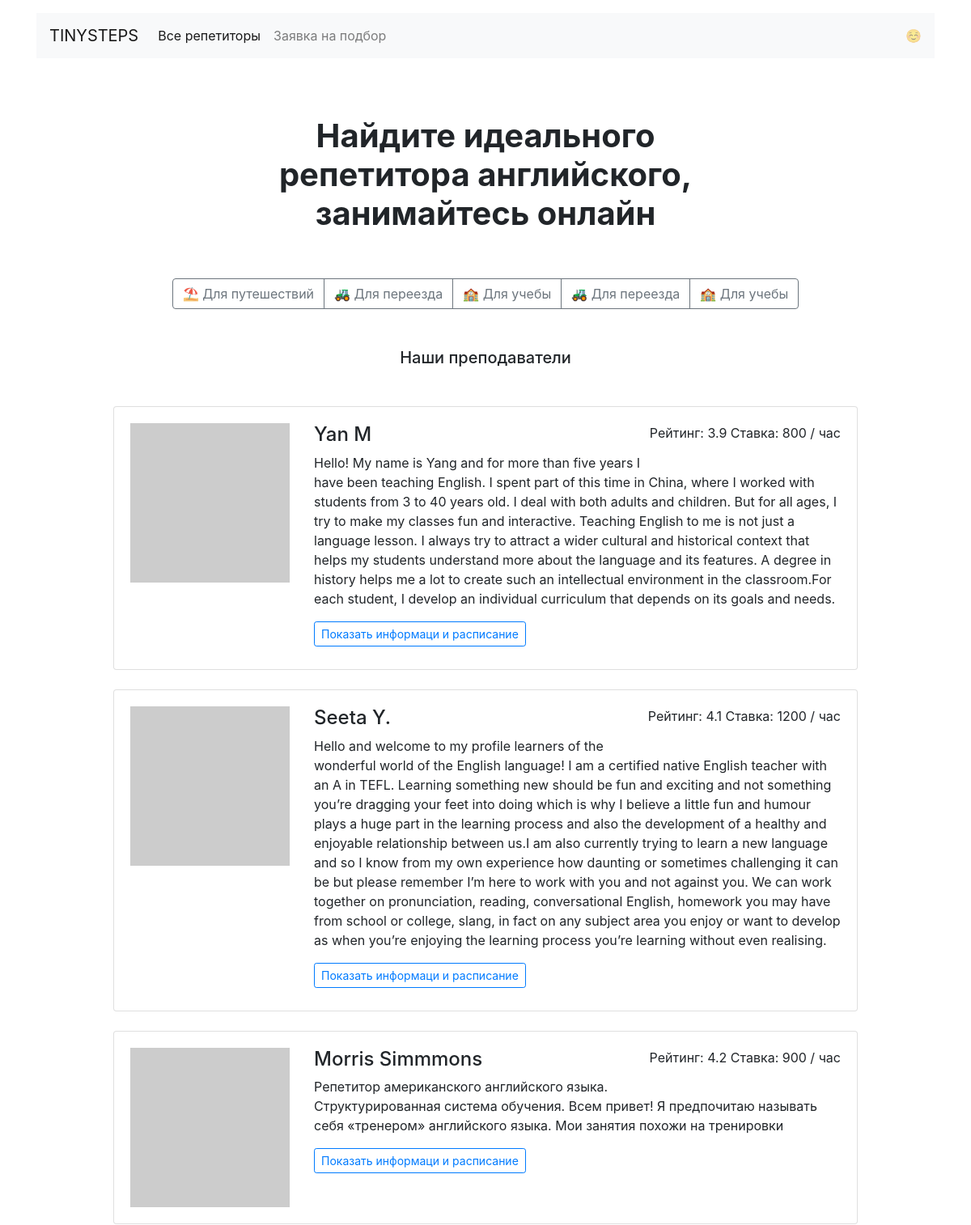
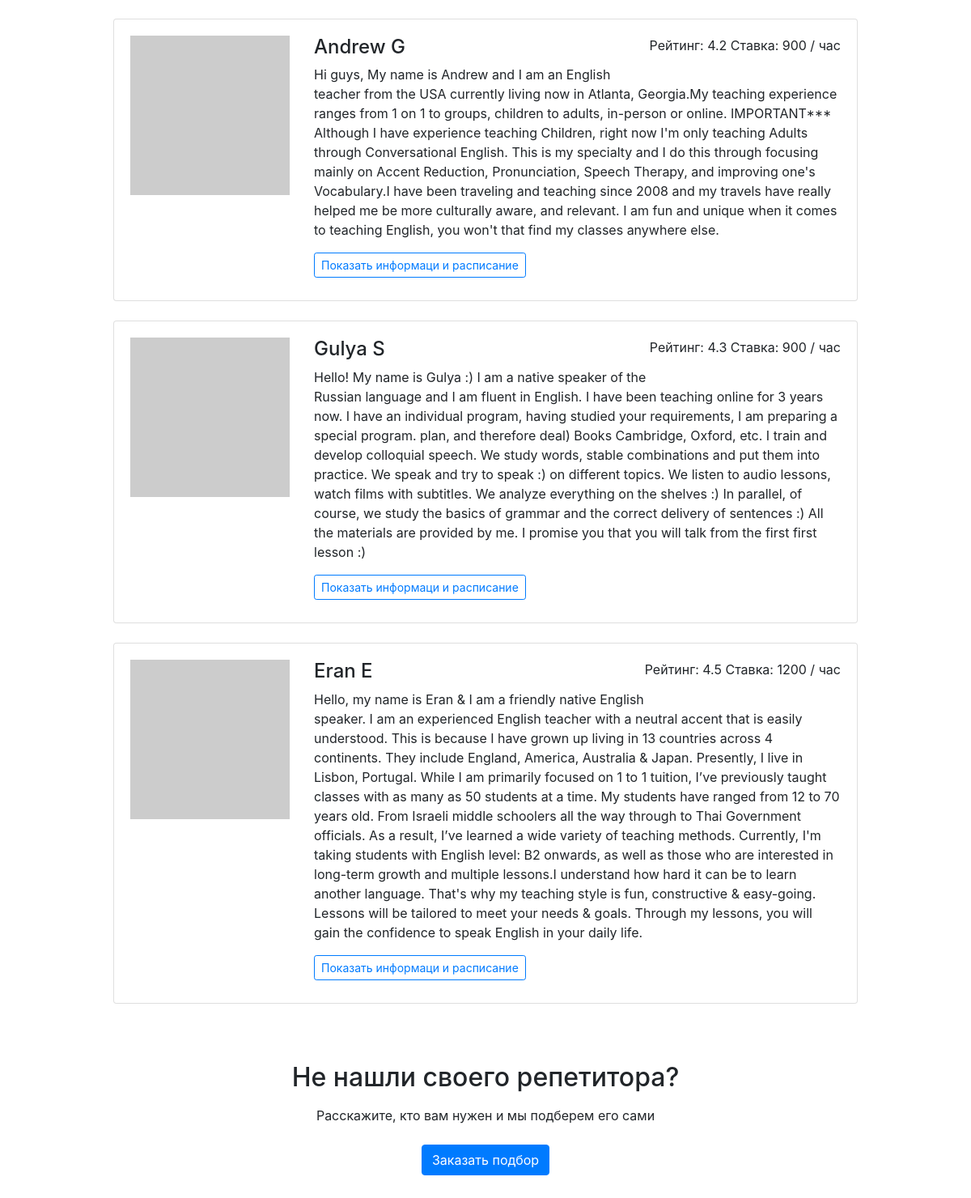
The page / on the database its author committed (2 pictures, top to bottom).
### app.py (models this page shows)
class Goals(db.Model):
    __tablename__ = 'goals'
    id = db.Column(db.Integer, primary_key=True)
    key = db.Column(db.String, nullable=False)
    teachers_id = db.Column(db.Integer, db.ForeignKey("teachers.id"))
    goal = db.relationship("Teachers", back_populates="goals", uselist=False)
    search_teacher = db.relationship("SearchTeacher", back_populates="goal", uselist=False)

class Teachers(db.Model):
    __tablename__ = 'teachers'
    id = db.Column(db.Integer, primary_key=True)
    name = db.Column(db.String, nullable=False)
    about = db.Column(db.String, nullable=False)
    rating = db.Column(db.Float, nullable=False)
    picture = db.Column(db.String, nullable=False)
    price = db.Column(db.Integer, nullable=False)
    lesson_time = db.Column(db.String)
    goals = db.relationship("Goals", back_populates="goal")
    week_day = db.relationship("TimetableTeachers", back_populates="week")

### app.py (the view)
@app.route('/')  # главная
def index():
    teachers_query = db.session.query(Teachers).order_by(Teachers.rating).limit(6)
    return render_template("index.html", all_data=all_data, goals=query_goals(), teachers=teachers_query.all())

### app.py (called while the page is built)
def query_goals():
    dict_id_teachers_goals = {}
    dict_goals_unique = {}
    goals_unique = db.session.query(Goals.id, Goals.key).distinct().limit(5)
    goals_all = db.session.query(Goals.id, Goals.teachers_id, Goals.key)
    for id, key in goals_unique.all():
        dict_goals_unique[id] = key
    for id, key, id_teacher in goals_all.all():
        dict_id_teachers_goals[id] = (str(id_teacher))+''+str(key)
    all_goals = [dict_goals_unique, dict_id_teachers_goals]
    return all_goals

### templates/index.html
{% extends 'base.html' %}
{% block container %}
<main class="container mt-3 mb-5">
    <section>
        <h1 class="h1 text-center mx-auto mt-4 py-5"><strong>Найдите идеального <br>репетитора английского, <br>занимайтесь
            онлайн</strong></h1>
        <div class="text-center mb-5">
            <div class="btn-group mx-auto mb-0" role="group" aria-label="Basic example">
                {% for key in goals[0] %}
                    <a href="{{ url_for('goals', goal=goals[0][key]) }}" class="btn btn-outline-secondary">{{ goals[0][key] }}</a>
                {% endfor %}
            </div>
        </div>
        <h2 class="h5 text-center mb-5">Наши преподаватели</h2>
        <div class="row">
            <div class="col-12 col-lg-10 offset-lg-1 m-auto">
                {% for teacher in teachers %}
                <div class="card mb-4">
                    <div class="card-body">
                        <div class="row">
                            <div class="col-3"><img src="{{ teacher.picture }}" class="img-fluid" alt=""></div>
                            <div class="col-9">
                                <p class="float-right">Рейтинг: {{ teacher.rating }} Ставка: {{ teacher.price }} /
                                    час</p>
                                <h2 class="h4">{{ teacher.name }}</h2>
                                <p>{{ teacher.about }}</p>
                                <a href="{{url_for('profiles', id_teacher=teacher.id )}}"
                                   class="btn btn-outline-primary btn-sm mr-3 mb-2">Показать информаци и расписание</a>
                            </div>
                        </div>
                    </div>
                </div>
                {% endfor %}
            </div>
        </div>
        <h2 class="text-center mt-5 mb-3">Не нашли своего репетитора?</h2>
        <p class="text-center mb-4">Расскажите, кто вам нужен и мы подберем его сами</p>
        <div class="text-center pb-5">
            <a href="{{url_for('request_teacher')}}" class="btn btn-primary">Заказать подбор</a>
        </div>
    </section>
</main>
{% endblock %}

### templates/base.html (shortened to what this page needs)
<!DOCTYPE html>
<html lang="ru">
<head>
    <link rel="stylesheet" href="https://stackpath.bootstrapcdn.com/bootstrap/4.3.1/css/bootstrap.min.css"
>
</head>
<body>
<header class="container mt-3">
    <nav class="navbar navbar-expand-lg navbar-light bg-light">
        <a class="navbar-brand" href="{{url_for('index')}}">TINYSTEPS</a>
        <div class="collapse navbar-collapse" id="navbarNav">
            <ul class="navbar-nav">
                <li class="nav-item active">
                    <a class="nav-link" href="{{ url_for('teachers') }}">Все репетиторы</a>
                </li>
                <li class="nav-item">
                    <a class="nav-link" href="{{ url_for('request_teacher') }}">Заявка на подбор</a>
                </li>
            </ul>
        </div>
        <span class="navbar-text d-sm-none d-lg-block">
        ☺️
      </span>
    </nav>
</header>
{% block container %}{% endblock %}
</body>
</html>

### rows shown on the page
Goals: key "⛱ Для путешествий"
Goals: key "🚜 Для переезда"
Goals: key "🏫 Для учебы"
Goals: key "🚜 Для переезда"
Goals: key "🏫 Для учебы"
Teachers: rating "3.9", price "800", name "Yan M", about "Hello! My name is Yang and for more than five years I have been teaching English. I spent part of this time in China, where I worked with students from 3 to 40 years old. I deal with both adults and children. But for all ages, I try to make my classes fun and interactive. Teaching English to me is not just a language lesson. I always try to attract a wider cultural and historical context that helps my students understand more about the language and its features. A degree in history helps me a lot to create such an intellectual environment in the classroom.For each student, I develop an individual curriculum that depends on its goals and needs."
Teachers: rating "4.1", price "1200", name "Seeta Y.", about "Hello and welcome to my profile learners of the wonderful world of the English language! I am a certified native English teacher with an A in TEFL. Learning something new should be fun and exciting and not something you’re dragging your feet into doing which is why I believe a little fun and humour plays a huge part in the learning process and also the development of a healthy and enjoyable relationship between us.I am also currently trying to learn a new language and so I know from my own experience how daunting or sometimes challenging it can be but please remember I’m here to work with you and not against you. We can work together on pronunciation, reading, conversational English,…"
Teachers: rating "4.2", price "900", name "Morris Simmmons", about "Репетитор американского английского языка. Структурированная система обучения. Всем привет! Я предпочитаю называть себя «тренером» английского языка. Мои занятия похожи на тренировки"
Teachers: rating "4.2", price "900", name "Andrew G", about "Hi guys, My name is Andrew and I am an English teacher from the USA currently living now in Atlanta, Georgia.My teaching experience ranges from 1 on 1 to groups, children to adults, in-person or online. IMPORTANT*** Although I have experience teaching Children, right now I'm only teaching Adults through Conversational English. This is my specialty and I do this through focusing mainly on Accent Reduction, Pronunciation, Speech Therapy, and improving one's Vocabulary.I have been traveling and teaching since 2008 and my travels have really helped me be more culturally aware, and relevant. I am fun and unique when it comes to teaching English, you won't that find my classes anywhere else."
Teachers: rating "4.3", price "900", name "Gulya S", about "Hello! My name is Gulya :) I am a native speaker of the Russian language and I am fluent in English. I have been teaching online for 3 years now. I have an individual program, having studied your requirements, I am preparing a special program. plan, and therefore deal) Books Cambridge, Oxford, etc. I train and develop colloquial speech. We study words, stable combinations and put them into practice. We speak and try to speak :) on different topics. We listen to audio lessons, watch films with subtitles. We analyze everything on the shelves :) In parallel, of course, we study the basics of grammar and the correct delivery of sentences :) All the materials are provided by me. I promise you…"
Teachers: rating "4.5", price "1200", name "Eran E", about "Hello, my name is Eran & I am a friendly native English speaker. I am an experienced English teacher with a neutral accent that is easily understood. This is because I have grown up living in 13 countries across 4 continents. They include England, America, Australia & Japan. Presently, I live in Lisbon, Portugal. While I am primarily focused on 1 to 1 tuition, I’ve previously taught classes with as many as 50 students at a time. My students have ranged from 12 to 70 years old. From Israeli middle schoolers all the way through to Thai Government officials. As a result, I’ve learned a wide variety of teaching methods. Currently, I'm taking students with English level: B2 onwards, as well as…"
